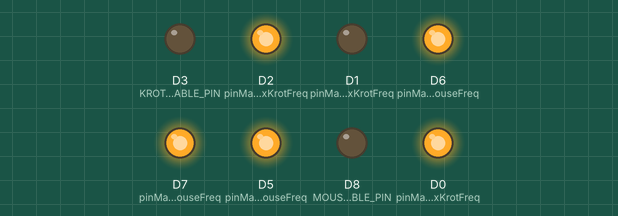
Bench run of a program on a simulated ESP8266 (NodeMCU). Shown: output pins drawn as LEDs (lit = HIGH). Random numbers use the default seed unless the program sets one.

Above: at 0.1 s.
At 2.2 s:
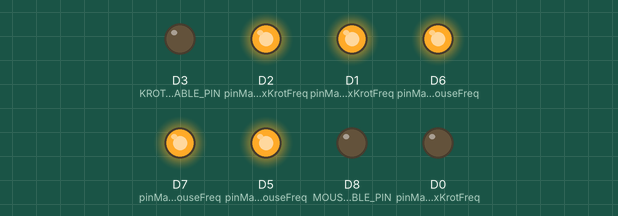
At 4.2 s:
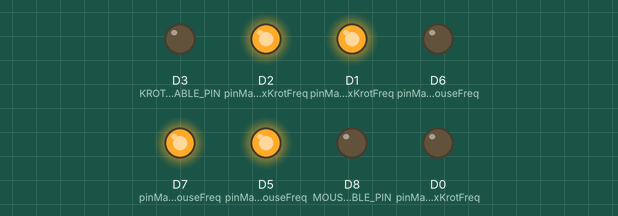
At 12.0 s:
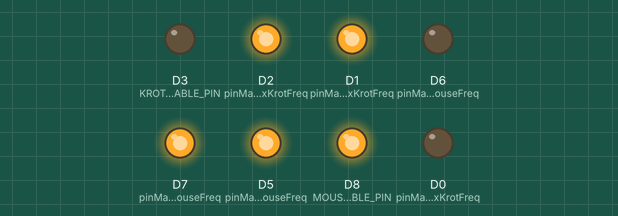
At 20.3 s:
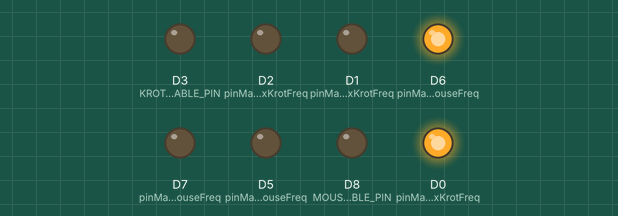
At 38.5 s:
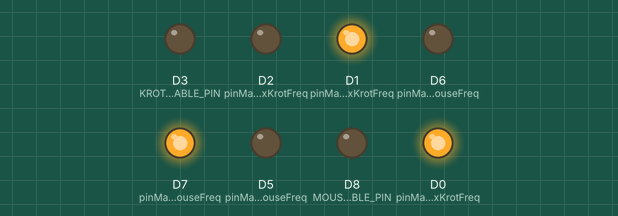
Timing chart, 0 to 40.0 s (numbered marks = the images above):
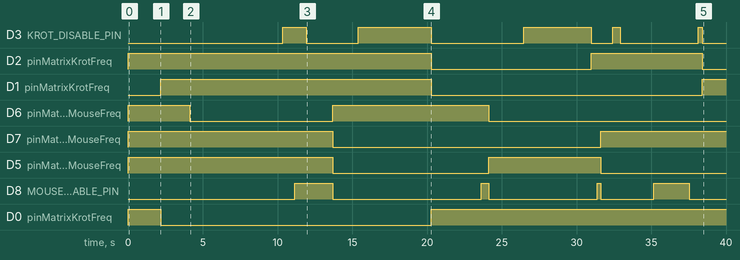

Measured:
- by itself, D3 (KROT_DISABLE_PIN): LOW → HIGH at 10.4 s, → LOW 1.6 s later, → HIGH 3.5 s later, → LOW 4.9 s later, … (10 changes in this stretch)
- by itself, D2 (pinMatrixKrotFreq): HIGH → LOW at 20.3 s, → HIGH 10.7 s later, → LOW 7.4 s later
- by itself, D1 (pinMatrixKrotFreq): LOW → HIGH at 2.2 s, → LOW 18.1 s later, → HIGH 18.1 s later
- by itself, D6 (pinMatrixMouseFreq): HIGH → LOW at 4.1 s, → HIGH 9.5 s later, → LOW 10.4 s later
- by itself, D7 (pinMatrixMouseFreq): HIGH → LOW at 13.7 s, → HIGH 17.9 s later
- by itself, D5 (pinMatrixMouseFreq): HIGH → LOW at 13.7 s, → HIGH 10.4 s later, → LOW 7.5 s later
- by itself, D8 (MOUSE_DISABLE_PIN): LOW → HIGH at 11.1 s, → LOW 2.5 s later, → HIGH 9.9 s later, → LOW 0.51 s later, … (8 changes in this stretch)
- by itself, D0 (pinMatrixKrotFreq): HIGH → LOW at 2.2 s, → HIGH 18.1 s later

The program:

main.cpp
```cpp
#include <Arduino.h>
#define MIN_SILENCE_DURATION 100
#define MAX_SILENCE_DURATION 5000
#define MIN_SOUND_DURATION 1000
#define MAX_SOUND_DURATION 10000
#define ELAPSED(time, dur) ((millis() - time > dur) || (millis() < time))
#define GET_RANDOM_CHANNEL random(0, 9)
#define KROT_DISABLE_PIN D3
#define MOUSE_DISABLE_PIN D8

typedef uint8_t ui8;
typedef uint16_t ui16;
typedef unsigned long ul;

bool isKrotSilence = false;
bool isMouseSilence = false;

struct PinIndex
{
  ui8 pinBit;
  ui8 pin;
};
const PinIndex pinMatrixKrotFreq[] = {{1, D0}, {2, D1}, {4, D2}};
const PinIndex pinMatrixMouseFreq[] = {{1, D5}, {2, D6}, {4, D7}};

ul krotTimer = 0;
ul mouseTimer = 0;
ui16 krotDuration;
ui16 mouseDuration;

void OpenChannel(ui8 ch, const PinIndex pinMatrix[]);
void updateKrotDuration();
void updateMouseDuration();

void setup()
{
  pinMode(D0, OUTPUT);
  digitalWrite(D0, LOW);
  pinMode(D1, OUTPUT);
  digitalWrite(D1, LOW);
  pinMode(D2, OUTPUT);
  digitalWrite(D2, LOW);
  pinMode(KROT_DISABLE_PIN, OUTPUT);
  digitalWrite(KROT_DISABLE_PIN, LOW);
  pinMode(D5, OUTPUT);
  digitalWrite(D5, LOW);
  pinMode(D6, OUTPUT);
  digitalWrite(D6, LOW);
  pinMode(D7, OUTPUT);
  digitalWrite(D7, LOW);
  pinMode(MOUSE_DISABLE_PIN, OUTPUT);
  digitalWrite(MOUSE_DISABLE_PIN, LOW);
  randomSeed(analogRead(A0));
  updateKrotDuration();
  updateMouseDuration();
  OpenChannel(GET_RANDOM_CHANNEL, pinMatrixKrotFreq);
  OpenChannel(GET_RANDOM_CHANNEL, pinMatrixMouseFreq);
}

void loop() {
  if (ELAPSED(krotTimer, krotDuration))
  {
    updateKrotDuration();
    if (isKrotSilence)
    {
      digitalWrite(KROT_DISABLE_PIN, HIGH);
    }
    else
    {
      digitalWrite(KROT_DISABLE_PIN, LOW);
      OpenChannel(GET_RANDOM_CHANNEL, pinMatrixKrotFreq);
    }
    isKrotSilence = !isKrotSilence;
  }
  if (ELAPSED(mouseTimer, mouseDuration))
  {
    updateMouseDuration();
    if (isMouseSilence)
    {
      digitalWrite(MOUSE_DISABLE_PIN, HIGH);
    }
    else
    {
      digitalWrite(MOUSE_DISABLE_PIN, LOW);
      OpenChannel(GET_RANDOM_CHANNEL, pinMatrixMouseFreq);
    }
    isMouseSilence = !isMouseSilence;
  }
}

void updateMouseDuration()
{
  mouseTimer = millis();
  mouseDuration = isMouseSilence ? random(MIN_SILENCE_DURATION, MAX_SILENCE_DURATION) : random(MIN_SOUND_DURATION, MAX_SOUND_DURATION);
}

void updateKrotDuration()
{
  krotTimer = millis();
  krotDuration = isKrotSilence ? random(MIN_SILENCE_DURATION, MAX_SILENCE_DURATION) : random(MIN_SOUND_DURATION, MAX_SOUND_DURATION);
}

void OpenChannel(ui8 ch, const PinIndex pinMatrix[])
{
  for (uint i = 0; i < 3; i++)
  {
    if ((ch & pinMatrix[i].pinBit) > 0)
    {
      // Serial.println("To HIGHT pin " + String(pinMatrix[i].pinBit));
      digitalWrite(pinMatrix[i].pin, HIGH);
    }
    else
    {
      // Serial.println("To LOW pin " + String(pinMatrix[i].pinBit));
      digitalWrite(pinMatrix[i].pin, LOW);
    }
  }
}
```
